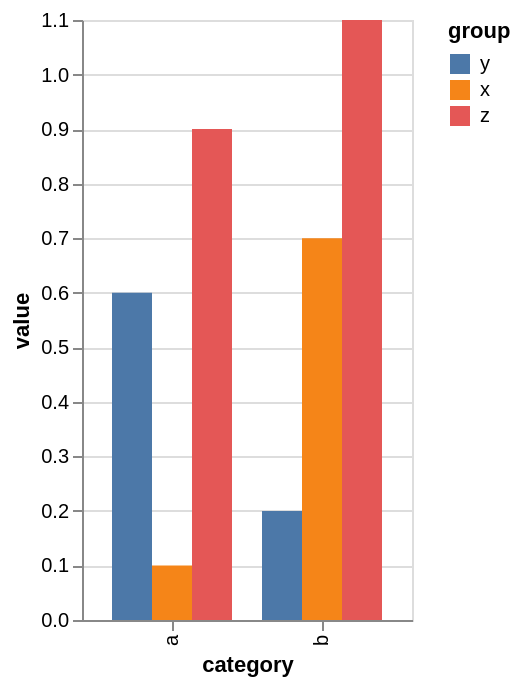

Specify this chart in Vega-Lite:
### Vega-Lite specification from a JSON file in a GitHub repository (floating-point values rounded to 4 significant figures)
{"$schema": "https://vega.github.io/schema/vega-lite/v6.json", "description": "The same rule for a grouped chart, where the order lands on the offset channel rather than on a column of its own.", "data": {"values": [{"category": "a", "group": "x", "value": 0.1}, {"category": "a", "group": "y", "value": 0.6}, {"category": "a", "group": "z", "value": 0.9}, {"category": "b", "group": "x", "value": 0.7}, {"category": "b", "group": "y", "value": 0.2}, {"category": "b", "group": "z", "value": 1.1}]}, "mark": "bar", "encoding": {"x": {"field": "category"}, "y": {"field": "value", "type": "quantitative"}, "xOffset": {"field": "group"}, "fill": {"field": "group", "scale": {"domain": ["y", "x", "z"]}}}}
